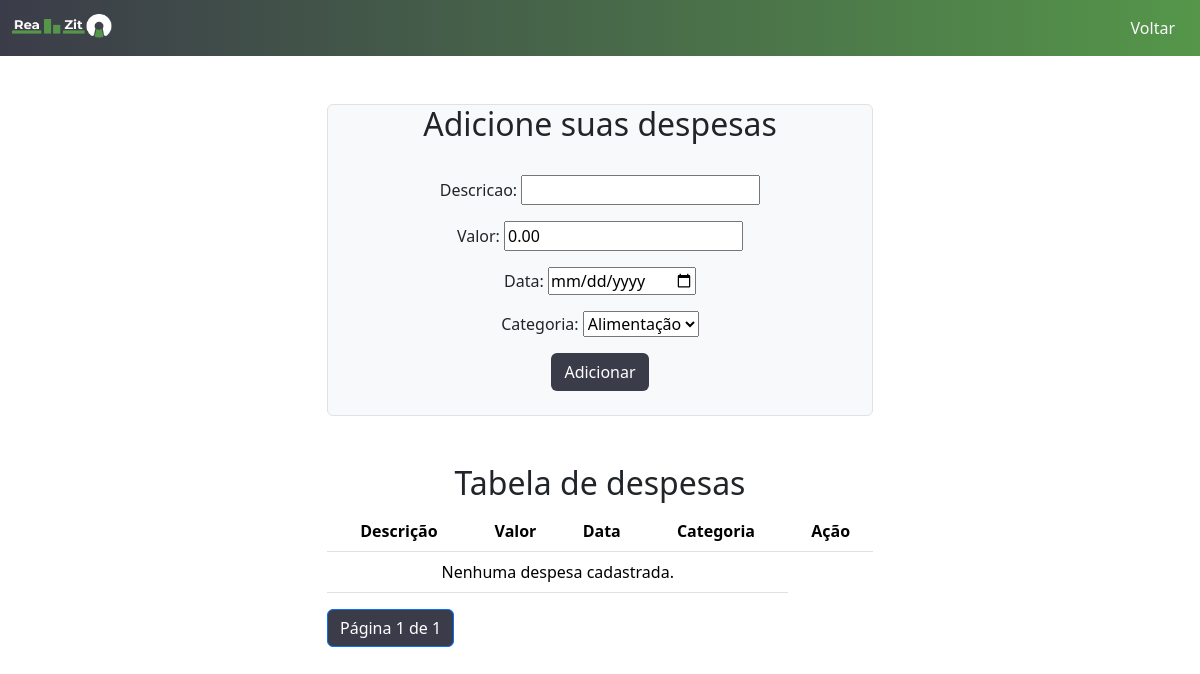
Before: /usuarios/financeiro/adicionar_despesa/ (signed in) with the older database file.
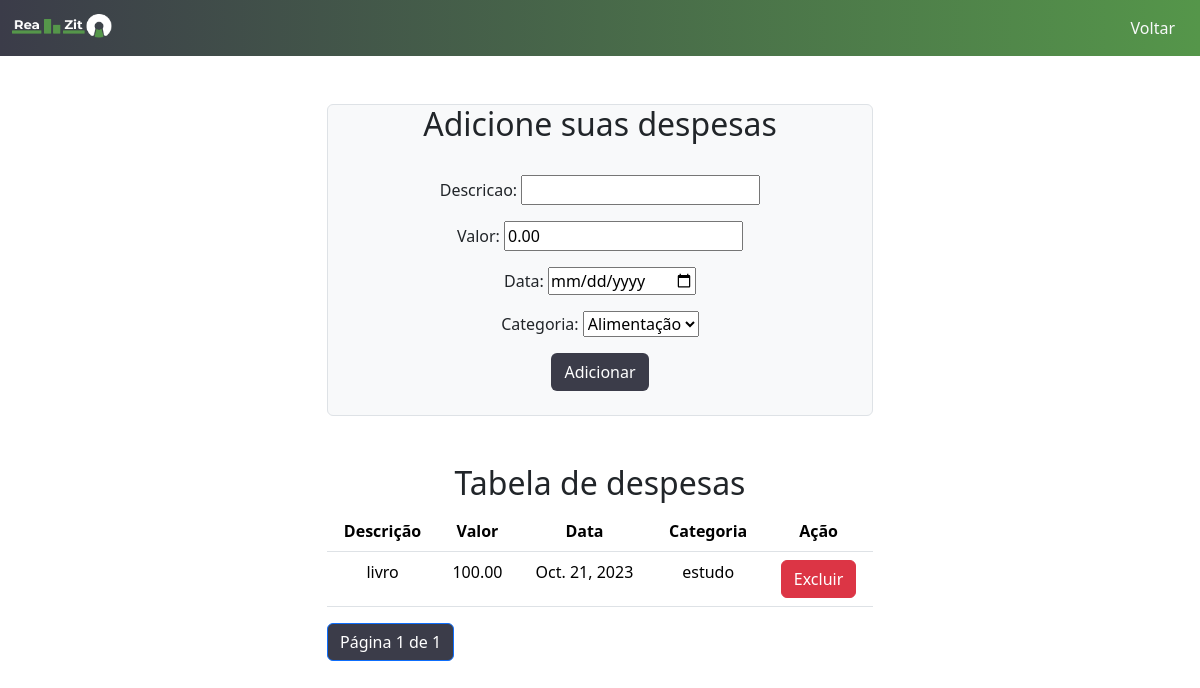
After: the same page with the newer database file.
### financeiro/models.py (models this page shows, shortened)
class Despesa(models.Model):
    usuario = models.ForeignKey(settings.AUTH_USER_MODEL, on_delete=models.CASCADE)
    descricao = models.CharField(max_length=255)
    valor = models.DecimalField(max_digits=10, decimal_places=2)
    data = models.DateField()
    categoria = models.CharField(max_length=100)
    class Meta:
        app_label = 'financeiro'

### financeiro/views.py (the view)
# urls.py: path('adicionar_despesa/', views.adicionar_despesa, name='adicionar_despesa'),
def adicionar_despesa(request):
    if request.method == 'POST':
        form = DespesaForm(request.POST)
        if form.is_valid():
            nova_despesa = form.save(commit=False)
            nova_despesa.usuario = request.user
            nova_despesa.save()
            return redirect('adicionar_despesa')
    else:
        form = DespesaForm()
    despesas = Despesa.objects.filter(usuario=request.user)
    paginator = Paginator(despesas, 5)
    page = request.GET.get('page')
    try:
        despesas = paginator.page(page)
    except PageNotAnInteger:
        despesas = paginator.page(1)
    except EmptyPage:
        despesas = paginator.page(paginator.num_pages)
    return render(request, 'registration/adicionar_despesa.html', {'form': form, 'despesas': despesas})

### financeiro/forms.py
class DespesaForm(forms.ModelForm):
    categoria = forms.ChoiceField(choices=CATEGORIA_CHOICES, label='Categoria')
    class Meta:
        model = Despesa
        fields = ['descricao', 'valor', 'data', 'categoria']
        widgets = {
            'data': DateInput(attrs={'type': 'date'}),
            'valor': NumberInput(attrs={'value': '0.00'}),
        }

### usuarios/templates/registration/adicionar_despesa.html (shortened to what this page needs)
{% load static %}
<!DOCTYPE html>
<html lang="br">
<head>
    <link href="https://cdn.jsdelivr.net/npm/bootstrap@5.3.2/dist/css/bootstrap.min.css" rel="stylesheet">
  </head>
  <nav class="navbar" style="background: linear-gradient(to right, #3B3C49, #55964A);">
    <div class="container-fluid">
      <a class="navbar-brand text-light" href="#">
        <img src="{% static "usuarios/logo_clara.png" %}" alt="Logo" width="100" height="24" class="d-inline-block align-text-top">
      </a>
      <ul class="nav justify-content-end bg-sucess rounded-circle">
        <button type="button" class="btn text-light" onclick="returnToDashboard()">Voltar</button>
      </ul>
    </div>
  </nav>
<body>
  <div class="container mt-5">
    <div class="row justify-content-center ">
      <div class="col-md-6">
        <div class="container border bg-light border-succes rounded">
          <h2 class="text-center">Adicione suas despesas</h2><br>
          <form method="post" class="text-center">
            {{ form.as_p }}
            <button type="submit" class="btn btn-block" style="background-color: #3B3C49; color: white;">Adicionar</button><br><br>
          </form>
        </div>
        <br><br>
        <h2 class="text-center">Tabela de despesas</h2>
        <table class="table container text-center">
        <thead>
            <tr>
              <th>Descrição</th>
              <th>Valor</th>
              <th>Data</th>
              <th>Categoria</th>
              <th>Ação</th>
            </tr>
          </thead>
          <tbody>
            {% for despesa in despesas %}
              <tr>
                <td>{{ despesa.descricao }}</td>
                <td>{{ despesa.valor }}</td>
                <td>{{ despesa.data }}</td>
                <td>{{despesa.categoria}}</td>
                <td>
                  <a href="{% url 'delete_despesa' despesa.id %}" class="btn btn-danger">Excluir</a>
                </td>
              </tr>
            {% empty %}
              <tr>
                <td colspan="4" class="text-center">Nenhuma despesa cadastrada.</td>
              </tr>
            {% endfor %}
          </tbody>
        </table>
        <div class="text-center">
          <ul class="pagination">
              <li class="page-item active"><span class="page-link" style="background-color: #3B3C49; color: white;">Página {{ despesas.number }} de {{ despesas.paginator.num_pages }}</span></li>
          </ul>
        </div>
      </div>
    </div>
  </div>
</body>
</html>

Changed rows visible on the page:
now on this page (row edited): Despesa: descricao "livro", valor "100.00", data "Oct. 21, 2023", categoria "estudo"
Other visible differences:
text no longer shown: "Nenhuma despesa cadastrada."
